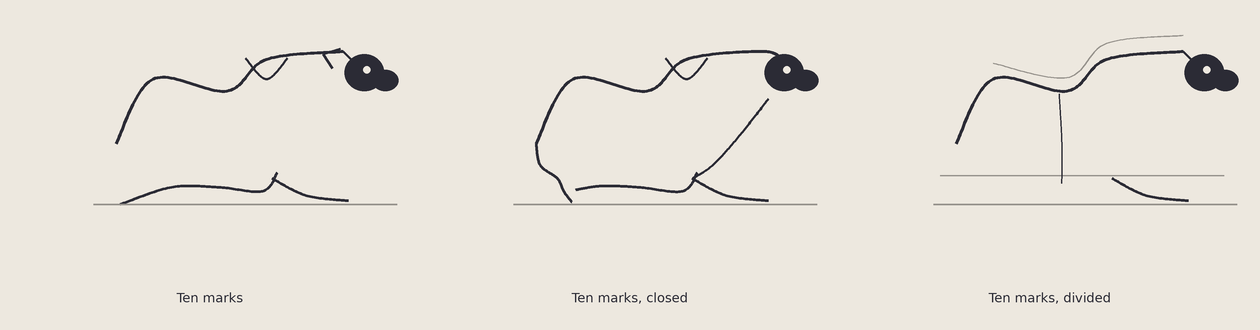

This figure's Python source:
"""A45 — The Silent Proof. Three versions of the coalition calf, exactly 10 marks each.
A: the coalition calf. B: improved (same budget, spent on closure). C: damaged (same budget,
spent on rivals). One page, three titles, no analysis."""
import numpy as np
from PIL import Image, ImageDraw, ImageFont
SS=3
PAPER=(237,232,223); INK=(43,43,53); MID=(150,146,140)
LM=dict(rumpground=(0.05,0.0), rumpback=(0.02,0.46), hip=(0.30,0.95), loin=(0.86,0.86),
 withers=(1.16,1.10), poll=(1.74,1.16), brisket=(1.13,0.10), bellymid=(0.80,0.13),
 bellyrear=(0.44,0.13), forehoof=(1.78,0.03))
def cm(nodes,n=26):
    P=[np.array(p,float) for p in nodes]; P=([P[0]]+P+[P[-1]]); out=[]
    for i in range(1,len(P)-2):
        p0,p1,p2,p3=P[i-1],P[i],P[i+1],P[i+2]
        for t in np.linspace(0,1,n,endpoint=False):
            t2=t*t;t3=t2*t
            out.append(0.5*((2*p1)+(-p0+p2)*t+(2*p0-5*p1+4*p2-p3)*t2+(-p0+3*p1-3*p2+p3)*t3))
    out.append(P[-2]); return out
class Cm:
    def __init__(s,ox,oy,sc): s.ox,s.oy,s.sc=ox,oy,sc
    def __call__(s,k):
        x,y=LM[k] if isinstance(k,str) else k; return (s.ox+x*s.sc, s.oy-y*s.sc)
def line(d,pts,col=INK,w=2.6): d.line([(int(p[0]*SS),int(p[1]*SS)) for p in pts],fill=col,width=max(1,int(w*SS)),joint="curve")
def ell(d,c,rx,ry,col): d.ellipse([int((c[0]-rx)*SS),int((c[1]-ry)*SS),int((c[0]+rx)*SS),int((c[1]+ry)*SS)],fill=col)

# ---- marks (each function = one mark) ----
def m_backarc(d,P,sc): line(d,cm([P('poll'),P('withers'),P('loin'),P('hip'),P('rumpback')]),w=3.0)
def m_topline_b(d,P,sc):       # B: one stroke from head-top over the back to the rump (absorbs neckline)
    line(d,cm([P((1.88,1.10)),P('poll'),P('withers'),P('loin'),P('hip'),P('rumpback')]),w=3.0)
def m_rear_hindleg(d,P,sc):    # B: rump curve flowing into the hind leg, one stroke (closes the rear)
    line(d,cm([P('rumpback'),P((0.05,0.30)),P((0.18,0.20)),P((0.23,0.10)),P((0.29,0.02))]),w=2.8)
def m_belly(d,P,sc): line(d,cm([P((1.24,0.24)),P('brisket'),P('bellymid'),P('bellyrear'),P('rumpground')]),w=2.8)
def m_belly_b(d,P,sc): line(d,cm([P((1.24,0.24)),P('brisket'),P('bellymid'),P((0.52,0.14)),P((0.32,0.11))]),w=2.8)  # B: ends on the hind leg
def m_neckline(d,P,sc): line(d,[P('poll'),P((1.90,1.0))],w=2.6)
def m_headball(d,P,sc): ell(d,P((1.90,1.0)),0.15*sc,0.14*sc,INK)
def m_muzzle(d,P,sc): h=P((1.90,1.0)); ell(d,(h[0]+0.16*sc,h[1]+0.06*sc),0.10*sc,0.08*sc,INK)
def m_ear(d,P,sc): p=P('poll'); line(d,[(p[0]-0.02*sc,p[1]-0.02*sc),(p[0]-0.15*sc,p[1]+0.02*sc),(p[0]-0.08*sc,p[1]+0.13*sc)],w=2.4)
def m_eye(d,P,sc): h=P((1.90,1.0)); ell(d,(h[0]+0.02*sc,h[1]-0.02*sc),0.028*sc,0.028*sc,PAPER)
def m_foreleg(d,P,sc): line(d,cm([P((1.20,0.20)),P((1.46,0.07)),P('forehoof')]),w=2.8)
def m_hindleg(d,P,sc): line(d,cm([P((0.30,0.74)),P((0.40,0.44)),P((0.22,0.18)),P((0.29,0.02))]),w=2.6)
def m_throat(d,P,sc): line(d,cm([P((1.78,0.80)),P((1.56,0.52)),P((1.36,0.30)),P((1.21,0.20))]),w=2.4)
def m_ground(d,P,sc): line(d,[P((-0.15,0.0)),P((2.15,0.0))],col=MID,w=1.8)
def m_hump(d,P,sc): w=P('withers'); line(d,cm([(w[0]-0.16*sc,w[1]-0.01*sc),(w[0],w[1]+0.15*sc),(w[0]+0.16*sc,w[1]-0.01*sc)]),w=2.6)
def m_doubleback(d,P,sc): line(d,cm([(P('poll')[0],P('poll')[1]-0.12*sc),(P('withers')[0],P('withers')[1]-0.12*sc),(P('loin')[0],P('loin')[1]-0.10*sc),(P('hip')[0],P('hip')[1]-0.12*sc)]),col=MID,w=1.6)
def m_2ndground(d,P,sc): line(d,[P((-0.10,0.22)),P((2.05,0.22))],col=MID,w=1.6)
def m_fold(d,P,sc): line(d,cm([P((0.80,0.84)),P((0.82,0.48)),P((0.82,0.16))]),w=1.6)

VERSIONS=[
 ("Ten marks",
  [m_backarc,m_belly,m_neckline,m_headball,m_muzzle,m_ear,m_eye,m_foreleg,m_ground,m_hump]),
 ("Ten marks, closed",
  [m_topline_b,m_hump,m_rear_hindleg,m_belly_b,m_throat,m_headball,m_muzzle,m_eye,m_foreleg,m_ground]),
 ("Ten marks, divided",
  [m_backarc,m_doubleback,m_neckline,m_headball,m_muzzle,m_eye,m_foreleg,m_ground,m_2ndground,m_fold]),
]
def render(path):
    cols=3; cw,ch=420,330; W,H=cols*cw,ch
    img=Image.new("RGB",(W*SS,H*SS),PAPER); d=ImageDraw.Draw(img)
    try: font=ImageFont.truetype('/usr/share/fonts/truetype/dejavu/DejaVuSans.ttf',int(13*SS))
    except: font=ImageFont.load_default()
    for i,(title,marks) in enumerate(VERSIONS):
        cxo=i*cw; P=Cm(cxo+cw*0.27, ch*0.62, 132)
        for m in marks: m(d,P,132)
        tw=d.textlength(title,font=font)
        d.text((int(cxo*SS+(cw*SS-tw)//2),int((ch-40)*SS)),title,fill=INK,font=font)
    img=img.resize((W,H),Image.LANCZOS); img.save(path); print("saved",path)
if __name__=="__main__":
    render("/sessions/wizardly-stoic-cerf/mnt/hessentials/illustration/loomis/sketch201_u5_a45_the_silent_proof.png")
